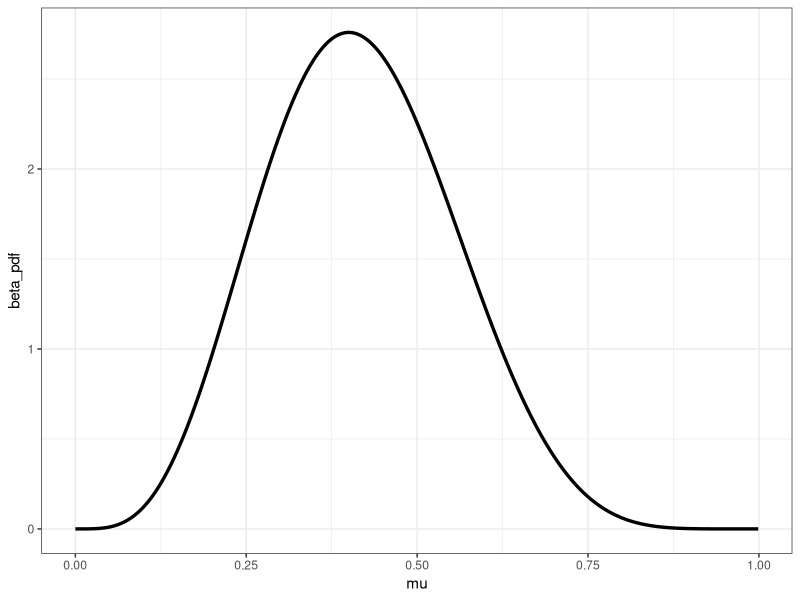
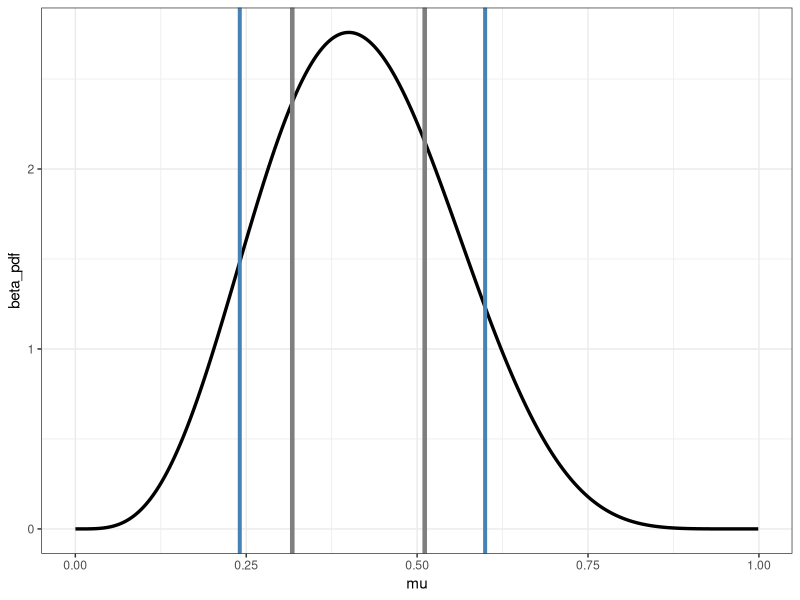
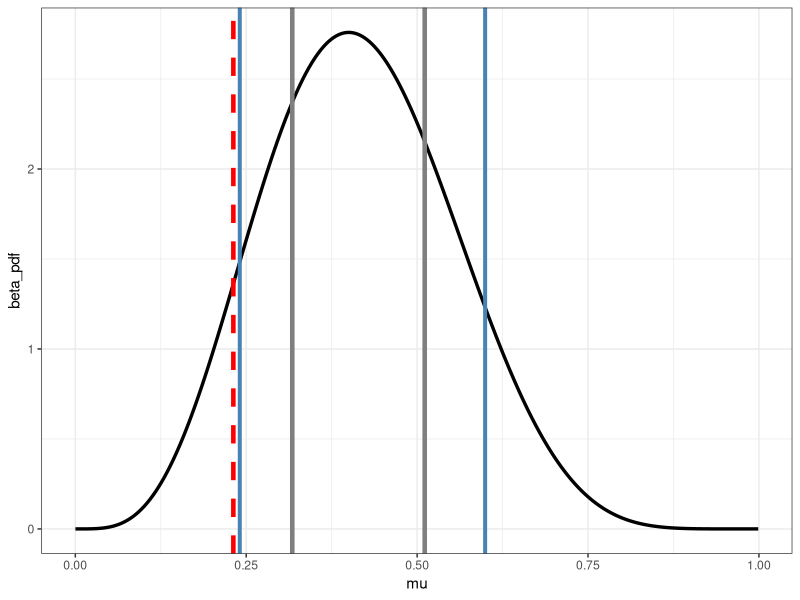
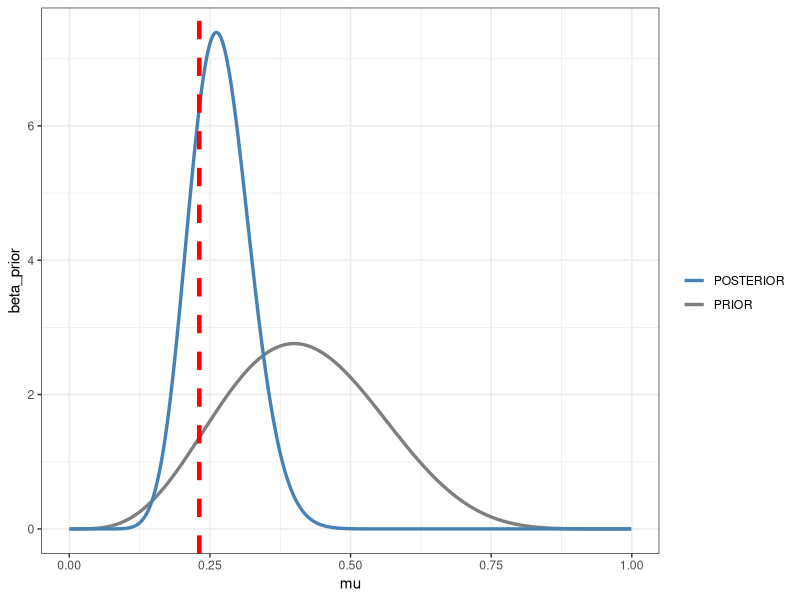
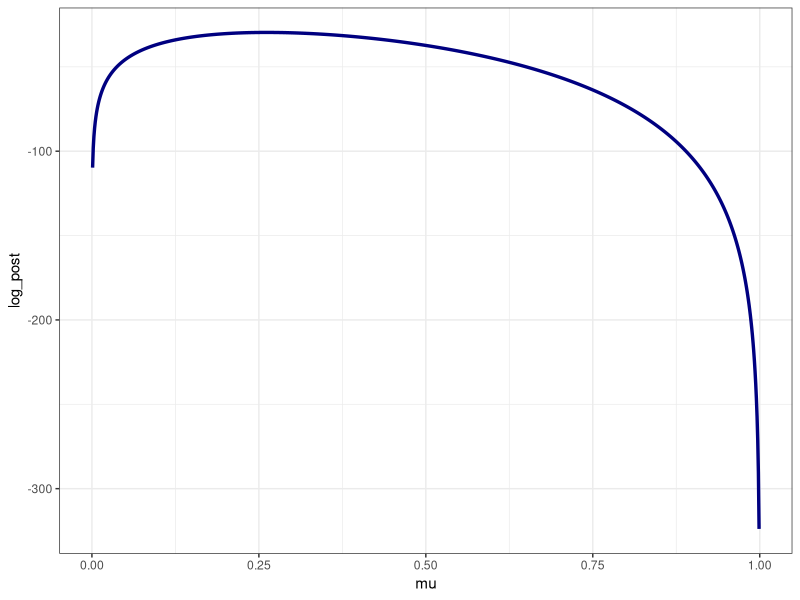
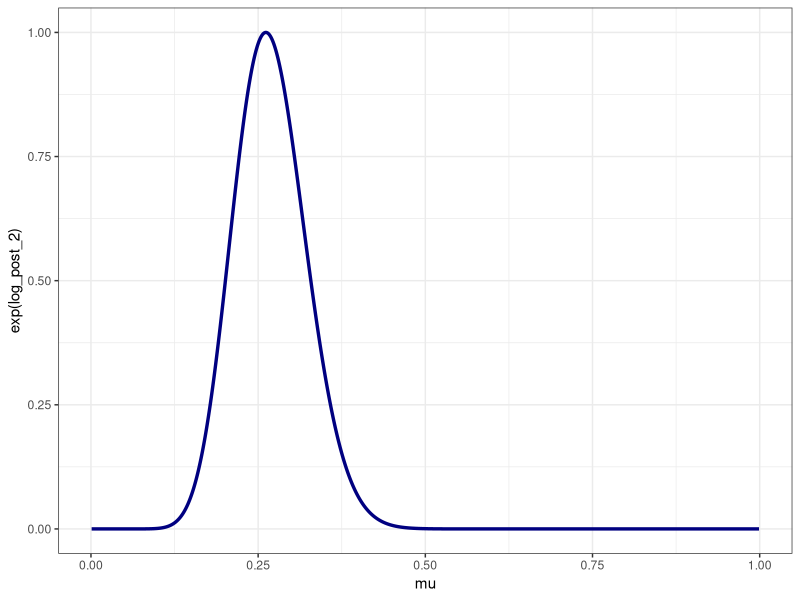

Write the R code that produced these figures, in order.
### week 05 -- practice working with likelihoods and priors

library(tidyverse)

### generate an event probability from the prior

### specify the prior -- a beta prior distribution
### what's the probability of someone winning a chess match
a_prior <- 5
b_prior <- 7

a_prior + b_prior

### look at our prior distribution
tibble::tibble(
  mu = seq(0.0001, 0.999, length.out = 1001)
) %>% 
  mutate(beta_pdf = dbeta(x = mu, shape1=a_prior, shape2=b_prior)) %>% 
  ggplot(mapping = aes(x = mu, y = beta_pdf)) +
  geom_line(size = 1.15) +
  theme_bw()

### a-prior expected value
a_prior / (a_prior + b_prior)

### middle 80% uncertainty - a priori
qbeta(0.1, a_prior, b_prior)
qbeta(0.9, a_prior, b_prior)

tibble::tibble(
  mu = seq(0.0001, 0.999, length.out = 1001)
) %>% 
  mutate(beta_pdf = dbeta(x = mu, shape1=a_prior, shape2=b_prior)) %>% 
  ggplot(mapping = aes(x = mu, y = beta_pdf)) +
  geom_line(size = 1.15) +
  geom_vline(xintercept = c(qbeta(0.25, a_prior, b_prior),
                            qbeta(0.75, a_prior, b_prior)),
             color = "grey50",
             size = 1.55) +
  geom_vline(xintercept = c(qbeta(0.1, a_prior, b_prior),
                            qbeta(0.9, a_prior, b_prior)),
             color = "steelblue",
             size = 1.35) +
  theme_bw()

### generate a random event probability
set.seed(19811)
event_prob <- rbeta(n = 1, shape1 = a_prior, shape2 = b_prior)

event_prob

### let's use this particular value as the TRUE event probability
tibble::tibble(
  mu = seq(0.0001, 0.999, length.out = 1001)
) %>% 
  mutate(beta_pdf = dbeta(x = mu, shape1=a_prior, shape2=b_prior)) %>% 
  ggplot(mapping = aes(x = mu, y = beta_pdf)) +
  geom_line(size = 1.15) +
  geom_vline(xintercept = c(qbeta(0.25, a_prior, b_prior),
                            qbeta(0.75, a_prior, b_prior)),
             color = "grey50",
             size = 1.55) +
  geom_vline(xintercept = c(qbeta(0.1, a_prior, b_prior),
                            qbeta(0.9, a_prior, b_prior)),
             color = "steelblue",
             size = 1.35) +
  geom_vline(xintercept = event_prob,
             color = "red", size = 1.55, linetype = "dashed") +
  theme_bw()

### what am I going to do with `event_prob` ?????

### generate events based on this event probability!!

### specify the number of trials with the `size` argument and `n = 1` then generate
### one value with rbinom() to correspond to teh number of events out of
### that trial size -> BINOMIAL option

### OR we could specify the number of trials as the `n` argument with `size = 1`
### in the rbinom() call -> BERNOULLI option: a sequence of independent
### BERNOULLI TRIALS

### example of the BINOMIAL formulation

set.seed(81231)
rbinom(n = 1, size = 55, prob = event_prob)

set.seed(81411)
rbinom(n = 16, size = 55, prob = event_prob)

### we will use the BERNOULLI option here

set.seed(81231)
x <- rbinom(n = 55, size = 1, prob = event_prob)

x

length(x)

sum(x)

### estimate the unknown event probability -- likelihood and the prior

### the observations are CONDITIONALLY INDEPENDENT given the model parameters
### our complete log-likelihood is therefore the SUM of the separate or 
### individual log-likelihoods

my_log_lik <- function(mu, x)
{
  sum(dbinom(x = x, size = 1, prob = mu, log = TRUE))
}

length(my_log_lik(0.5, x))

my_log_lik(0.5, x)
my_log_lik(0.4, x)
my_log_lik(0.7, x)

### define a function for the log-prior
my_log_prior <- function(mu, a, b)
{
  dbeta(mu, shape1 = a, shape2 = b, log = TRUE)
}

my_log_prior(0.7, a_prior, b_prior)

### the un-normalized log-posterior is the sum of hte
### log-likelihood and the log-prior

my_logpost <- function(mu, my_info)
{
  my_log_lik(mu, my_info$x) + my_log_prior(mu, my_info$a, my_info$b)
}

### create the list of required information
info_use <- list(
  x = x,
  a = a_prior,
  b = b_prior
)

### what's the actual posterior distribution since we have a 
### conjugate beta prior to the binomial likelihood
a_new <- a_prior + sum(x)
b_new <- b_prior + (length(x) - sum(x))

(a_new + b_new)

a_new / (a_new + b_new)

tibble::tibble(
  mu = seq(0.0001, 0.999, length.out = 1001)
) %>% 
  mutate(beta_prior = dbeta(x = mu, shape1=a_prior, shape2=b_prior),
         beta_post = dbeta(x = mu, shape1=a_new, shape2=b_new)) %>% 
  ggplot(mapping = aes(x = mu)) +
  geom_line(size = 1.15,
            mapping = aes(y = beta_prior,
                          color = "PRIOR")) +
  geom_line(size = 1.15,
            mapping = aes(y = beta_post,
                          color = "POSTERIOR")) +
  geom_vline(xintercept = event_prob,
             color = "red", size = 1.55, linetype = "dashed") +
  scale_color_manual("",
                     values = c("PRIOR" = "grey50",
                                "POSTERIOR" = "steelblue")) +
  theme_bw()

### what's the probability that the unknown event probability
### is less than the truth?
pbeta(event_prob, a_new, b_new)

qbeta(0.1, a_new, b_new)
qbeta(0.9, a_new, b_new)

### iterate to evaluate the log-posterior with our user defined function
### iterate over MANY values of mu

my_logpost(0.4, info_use)

### purrr library for funtional programming to APPLY a function
### over a sequence of values

my_logpost(c(0.25, 0.44, 0.55), info_use) ### is this right???? 

### let's check!!!
my_logpost(0.25, info_use)
my_logpost(0.44, info_use)
my_logpost(0.55, info_use)

### notice that although we get 3 values printed to screen in teh call
### in line 185, those 3 values are NOT the same as the three values
### we get by running my_logpost separatly! 
### this has to do with broadcasting and how R tries to figure out how to
### align the number of values in `info_use$x` with the number of values of
### `mu` when we call the log-likelihood function. 

### so it's safer to iterate over the values one by one!

### test this out with the 3 values above
mu_small_grid <- c(0.25, 0.44, 0.55)

### use purrr to apply my_logpost() to all element in mu_small_grid
purrr::map_dbl(mu_small_grid, my_logpost, my_info = info_use)

### we should see that the displayed values are the correct values!!!

### Now let's iterate over many values of the unknown mu

mu_grid <- seq(0.001, 0.999, length.out = 1001)

log_post_grid <- purrr::map_dbl(mu_grid,
                                my_logpost,
                                my_info = info_use)

length(log_post_grid)

### so purrr::map_dbl() accomplished the for-loop for us

### visualize the log-posterior
tibble::tibble(
  mu = mu_grid,
  log_post = log_post_grid
) %>% 
  ggplot(mapping = aes(x = mu, y = log_post)) +
  geom_line(size = 1.15, color = "navyblue") +
  theme_bw()

### plot the un-normalized posterior
tibble::tibble(
  mu = mu_grid,
  log_post = log_post_grid
) %>% 
  mutate(log_post_2 = log_post - max(log_post)) %>% 
  ggplot(mapping = aes(x = mu, y = exp(log_post_2))) +
  geom_line(size = 1.15, color = "navyblue") +
  theme_bw()

